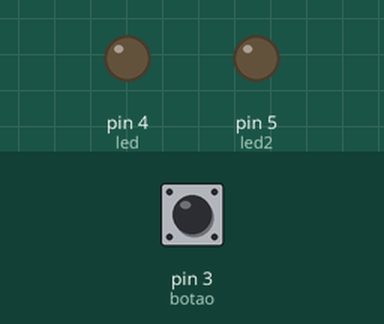
Simulated run of this sketch. Board: Arduino Uno, built with avr-gcc and run on an emulated ATmega328P. On the bench: output pins drawn as LEDs (lit = HIGH). Inputs (shaded band) come from the test bench; at power-on: pin 3 (botao) LOW.

Above: at 1.2 s.
1.3 s: pin 3 (botao) pulled HIGH for 3.2 s
At 5.6 s:
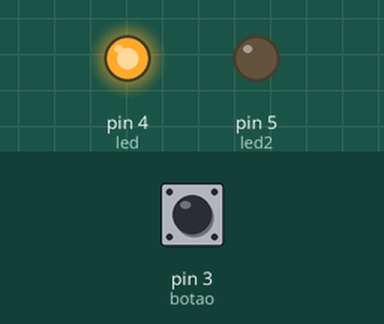
6.0 s: pin 3 (botao) pulled HIGH for 0.15 s
At 7.2 s:
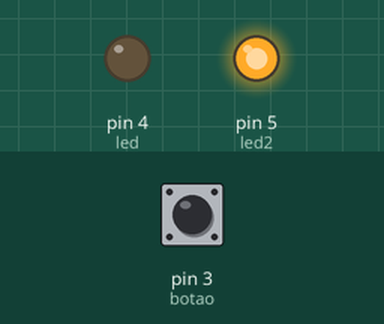
Timing chart, 0 to 9.0 s (numbered marks = the images above; inputs shaded):
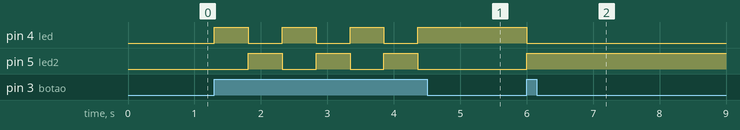

The sketch:

altera_estado_2_led.ino
```cpp
int led = 4;
int led2 = 5;
int botao = 3;
boolean saida = LOW;


void setup() {
  pinMode(led, OUTPUT);
  pinMode(led2, OUTPUT);
  pinMode(botao, INPUT);
  Serial.begin(9600);

}

void loop() {
  int entrada = digitalRead(botao);


  if (entrada ==1){
    saida = !saida;
    digitalWrite(led, saida);
    digitalWrite(led2, !saida);
    delay(500);
  }
  delay(10);
}
```

Measured:
- after the input at 1.3 s, pin 4 (led): alternates HIGH for 0.51 s and LOW for 0.51 s, 7 changes in all, then stays HIGH, starting at once; pin 5 (led2): alternates HIGH for 0.51 s and LOW for 0.51 s, 6 changes in all, then stays LOW, starting after 0.51 s
- after the input at 6.0 s, pin 4 (led): HIGH → LOW at once; pin 5 (led2): LOW → HIGH at once
